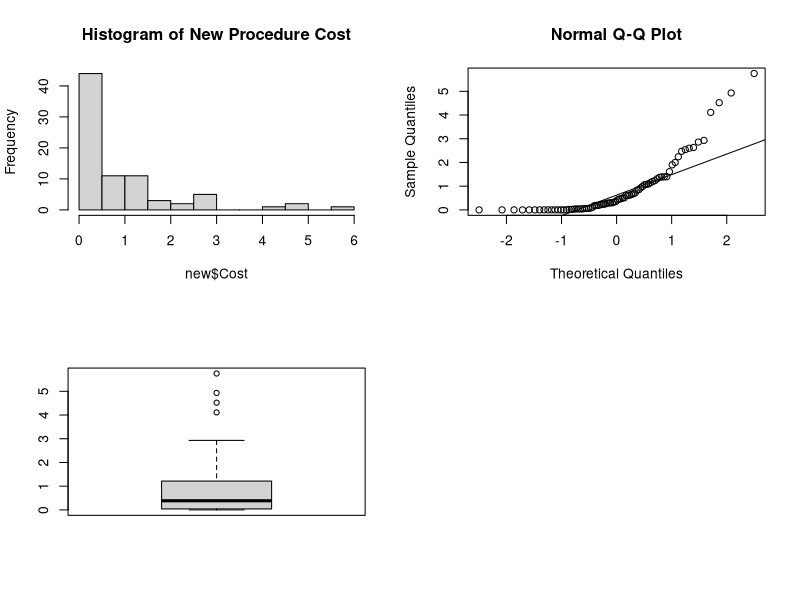
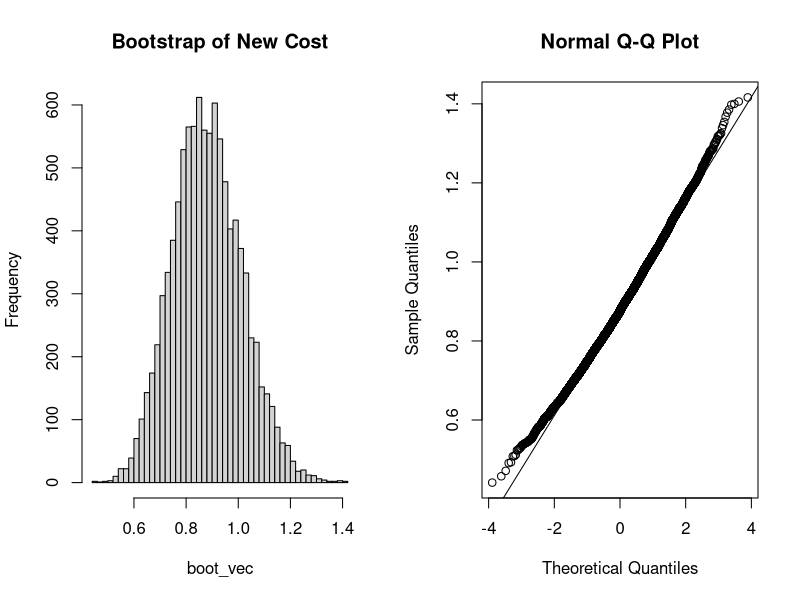

Recreate these plots in R, in order.
setwd("C:/Users/froelijo/dev/methods1/hw6")
procedure <- read.csv("ProcedureCost.csv")
head(procedure)

# Part A
new <- procedure[procedure$Procedure == 2,]

par(mfrow = c(2,2))

hist(new$Cost, main = "Histogram of New Procedure Cost", breaks = 12)
qqnorm(new$Cost)
qqline(new$Cost)
boxplot(new$Cost)

# Part B

# Part C
mean <- mean(new$Cost)
min <- min(new$Cost)
first_quarter <- quantile(new$Cost, 0.25)
median <- median(new$Cost) 
third_quarter <- quantile(new$Cost, 0.75)
max <- max(new$Cost)
sd <- sd(new$Cost)
var <- var(new$Cost)

# Part D
n <- dim(new)[1]
B <- 10000

boot_vec <- vector("double", B)

set.seed(8675309)

for (i in 1:B) {
  val <- sample(new$Cost, n, replace = TRUE)
  boot_vec[i] <- mean(val)
}

par(mfrow = c(1, 2))
hist(boot_vec, main = "Bootstrap of New Cost", breaks = 50)
qqnorm(boot_vec)
qqline(boot_vec)

# Part E

# Part F
boot_mean <- mean(boot_vec)
boot_bias <- boot_mean - mean
boot_se <- sd(boot_vec)

# Part G
alpha = 0.05

normal_lower <- boot_mean - qnorm(1 - (alpha / 2)) * boot_se
normal_upper <- boot_mean + qnorm(1 - (alpha / 2)) * boot_se

coverage_lower <- sum(boot_mean < normal_lower) / B
coverage_upper <- sum(boot_mean > normal_upper) / B

boot_lower <- quantile(boot_mean, 0.025)
boot_upper <- quantile(boot_mean, 0.975)

accuracy <- boot_bias / boot_se
